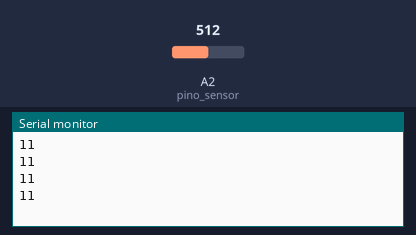
Simulated run of this sketch. Board: Arduino Uno, built with avr-gcc and run on an emulated ATmega328P. Shown: the last lines printed to the serial monitor. The test bench sets the inputs (shaded band); at power-on: A2 (pino_sensor) = 512.

Above: at 1.2 s.
1.3 s: A2 (pino_sensor) set to 122
At 1.71 s:
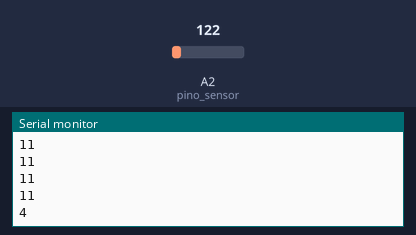
2.8 s: A2 (pino_sensor) set to 40
At 2.91 s:
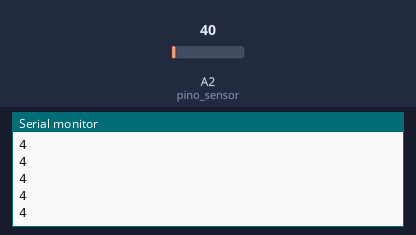
Timing chart, 0 to 5.8 s (numbered marks = the images above; inputs shaded):
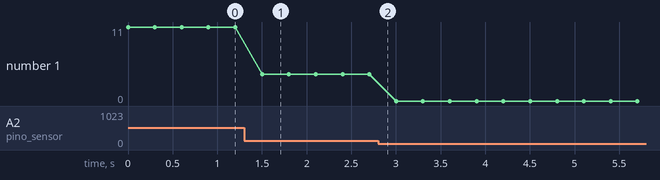

Measured:
- after the input at 1.3 s, the serial monitor: prints a new line after 0.20 s (image 1)
- plotted number 1: 11 → 4 after the input at 1.3 s, 4 → 0 after the input at 2.8 s

The sketch:

UV.ino
```cpp
/*
Link para o site onde tirei o código:
 https://www.filipeflop.com/blog/medidor-de-indice-uv-com-arduino/
*/

int pino_sensor = A2;
int valor_sensor = 0;
int posicao;
String UV_index = "0";

void setup()
{
  Serial.begin(9600);
  pinMode(pino_sensor, INPUT);
}
void loop()
{
  Calcula_nivel_UV();
  Serial.println(UV_index);
  delay(300);
}

void Calcula_nivel_UV()
{
  valor_sensor = analogRead(pino_sensor);
  //Calcula tensao em milivolts
  int tensao = (valor_sensor * (5.0 / 1023.0)) * 1000;
  //Compara com valores tabela UV_Index
  if (tensao > 0 && tensao < 50)
  {
    UV_index = "0";
  }
  else if (tensao > 50 && tensao <= 227)
  {
    UV_index = "0";
  }
  else if (tensao > 227 && tensao <= 318)
  {
    UV_index = "1";
  }
  else if (tensao > 318 && tensao <= 408)
  {
    UV_index = "2";
  }
  else if (tensao > 408 && tensao <= 503)
  {
    UV_index = "3";
  }
  else if (tensao > 503 && tensao <= 606)
  {
    UV_index = "4";
  }
  else if (tensao > 606 && tensao <= 696)
  {
    UV_index = "5";
  }
  else if (tensao > 696 && tensao <= 795)
  {
    UV_index = "6";
  }
  else if (tensao > 795 && tensao <= 881)
  {
    UV_index = "7";
  }
  else if (tensao > 881 && tensao <= 976)
  {
    UV_index = "8";
  }
  else if (tensao > 976 && tensao <= 1079)
  {
    UV_index = "9";
  }
  else if (tensao > 1079 && tensao <= 1170)
  {
    UV_index = "10";
  }
  else if (tensao > 1170)
  {
    UV_index = "11";
  }
}
```
